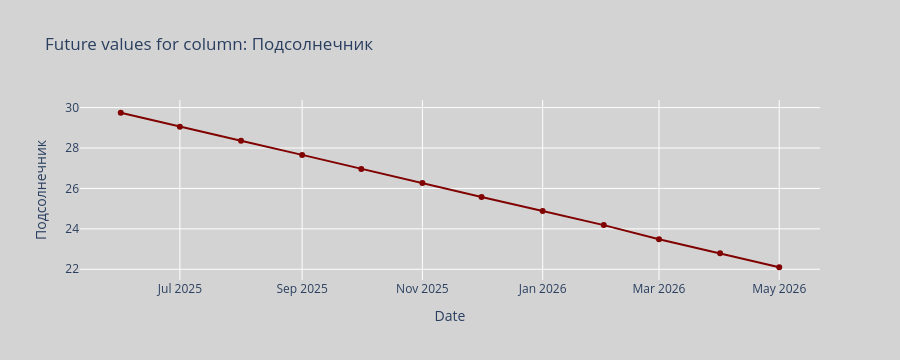
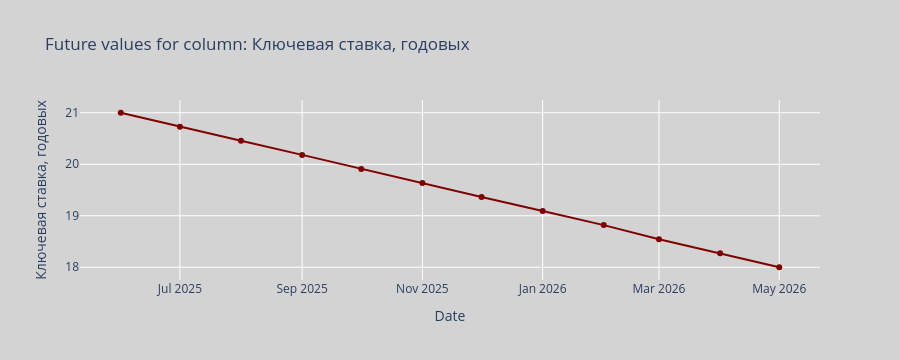
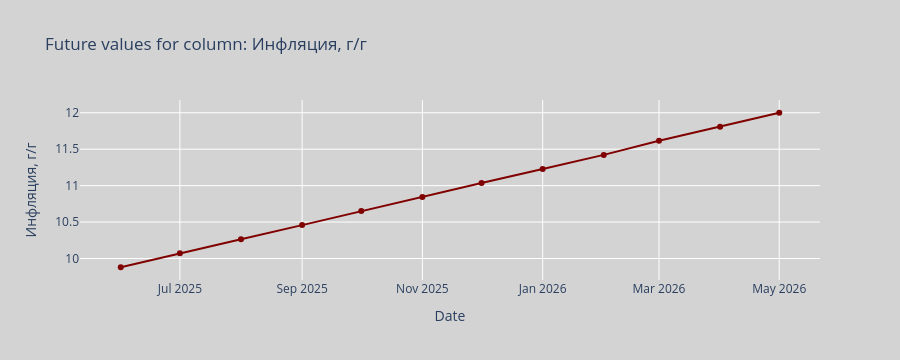

The notebook cell saved with these charts, in order:
### Code cell
for ts_name, ts_val in zip(FUTURE_FORECASTER_TS_NAME, FUTURE_FORECASTER_TS_VALUES):
    plot_known_feature_value(ts_val,
                             ts_name,
                             pd.date_range(start=new_dates[0],
                               periods=PREDICTION_HORIZON,
                               freq="MS"))

### Figure 1 — Plotly figure (JSON) as saved in the notebook; plotly's stock layout.template omitted (floating-point values rounded to 4 significant figures)
{"data": [{"hovertemplate": "<b>Подсолнечник</b><br>Date: %{x}<br>Value: %{y:.2f}<br><extra></extra>", "line": {"color": "maroon", "width": 2}, "marker": {"size": 6}, "mode": "lines+markers", "name": "Подсолнечник", "type": "scatter", "x": ["2025-06-01T00:00:00.000000000", "2025-07-01T00:00:00.000000000", "2025-08-01T00:00:00.000000000", "2025-09-01T00:00:00.000000000", "2025-10-01T00:00:00.000000000", "2025-11-01T00:00:00.000000000", "2025-12-01T00:00:00.000000000", "2026-01-01T00:00:00.000000000", "2026-02-01T00:00:00.000000000", "2026-03-01T00:00:00.000000000", "2026-04-01T00:00:00.000000000", "2026-05-01T00:00:00.000000000"], "y": [29.75, 29.05, 28.36, 27.66, 26.97, 26.27, 25.58, 24.88, 24.19, 23.49, 22.8, 22.1]}], "layout": {"height": 360, "hovermode": "closest", "paper_bgcolor": "lightgray", "plot_bgcolor": "lightgray", "title": {"text": "Future values for column: Подсолнечник"}, "xaxis": {"autorange": true, "range": ["2025-05-11 18:47:26.9914", "2026-05-21 05:12:33.0086"], "title": {"text": "Date"}, "type": "date"}, "yaxis": {"autorange": true, "range": [21.47, 30.38], "title": {"text": "Подсолнечник"}, "type": "linear"}}}

### Figure 2 — Plotly figure (JSON) as saved in the notebook; plotly's stock layout.template omitted (floating-point values rounded to 4 significant figures)
{"data": [{"hovertemplate": "<b>Ключевая ставка, годовых</b><br>Date: %{x}<br>Value: %{y:.2f}<br><extra></extra>", "line": {"color": "maroon", "width": 2}, "marker": {"size": 6}, "mode": "lines+markers", "name": "Ключевая ставка, годовых", "type": "scatter", "x": ["2025-06-01T00:00:00.000000000", "2025-07-01T00:00:00.000000000", "2025-08-01T00:00:00.000000000", "2025-09-01T00:00:00.000000000", "2025-10-01T00:00:00.000000000", "2025-11-01T00:00:00.000000000", "2025-12-01T00:00:00.000000000", "2026-01-01T00:00:00.000000000", "2026-02-01T00:00:00.000000000", "2026-03-01T00:00:00.000000000", "2026-04-01T00:00:00.000000000", "2026-05-01T00:00:00.000000000"], "y": [21.0, 20.73, 20.45, 20.18, 19.91, 19.64, 19.36, 19.09, 18.82, 18.55, 18.27, 18.0]}], "layout": {"height": 360, "hovermode": "closest", "paper_bgcolor": "lightgray", "plot_bgcolor": "lightgray", "title": {"text": "Future values for column: Ключевая ставка, годовых"}, "xaxis": {"autorange": true, "range": ["2025-05-11 17:57:35.2102", "2026-05-21 06:02:24.7898"], "title": {"text": "Date"}, "type": "date"}, "yaxis": {"autorange": true, "range": [17.75, 21.25], "title": {"text": "Ключевая ставка, годовых"}, "type": "linear"}}}

### Figure 3 — Plotly figure (JSON) as saved in the notebook; plotly's stock layout.template omitted (floating-point values rounded to 4 significant figures)
{"data": [{"hovertemplate": "<b>Инфляция, г/г</b><br>Date: %{x}<br>Value: %{y:.2f}<br><extra></extra>", "line": {"color": "maroon", "width": 2}, "marker": {"size": 6}, "mode": "lines+markers", "name": "Инфляция, г/г", "type": "scatter", "x": ["2025-06-01T00:00:00.000000000", "2025-07-01T00:00:00.000000000", "2025-08-01T00:00:00.000000000", "2025-09-01T00:00:00.000000000", "2025-10-01T00:00:00.000000000", "2025-11-01T00:00:00.000000000", "2025-12-01T00:00:00.000000000", "2026-01-01T00:00:00.000000000", "2026-02-01T00:00:00.000000000", "2026-03-01T00:00:00.000000000", "2026-04-01T00:00:00.000000000", "2026-05-01T00:00:00.000000000"], "y": [9.88, 10.07, 10.27, 10.46, 10.65, 10.84, 11.04, 11.23, 11.42, 11.61, 11.81, 12.0]}], "layout": {"height": 360, "hovermode": "closest", "paper_bgcolor": "lightgray", "plot_bgcolor": "lightgray", "title": {"text": "Future values for column: Инфляция, г/г"}, "xaxis": {"autorange": true, "range": ["2025-05-11 17:57:35.2102", "2026-05-21 06:02:24.7898"], "title": {"text": "Date"}, "type": "date"}, "yaxis": {"autorange": true, "range": [9.705, 12.17], "title": {"text": "Инфляция, г/г"}, "type": "linear"}}}
